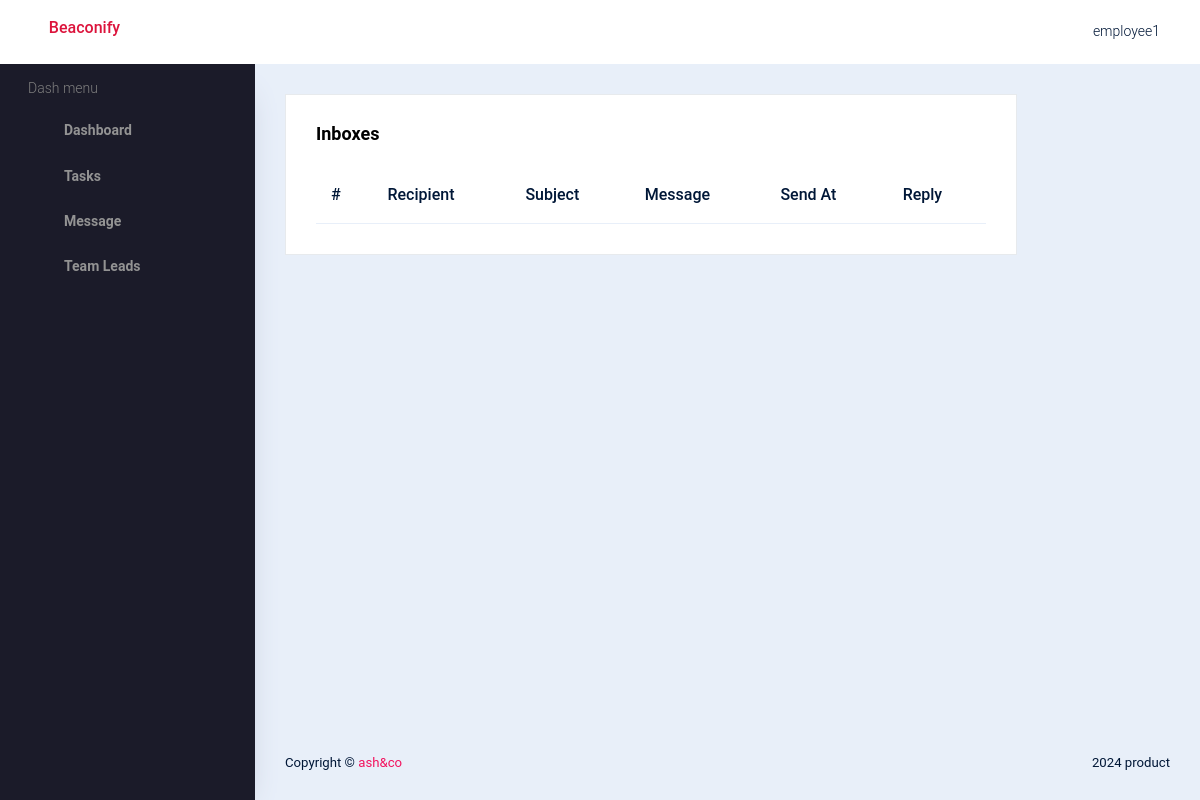
/emp/view-message/ (signed in), run on an earlier commit of the app's database.
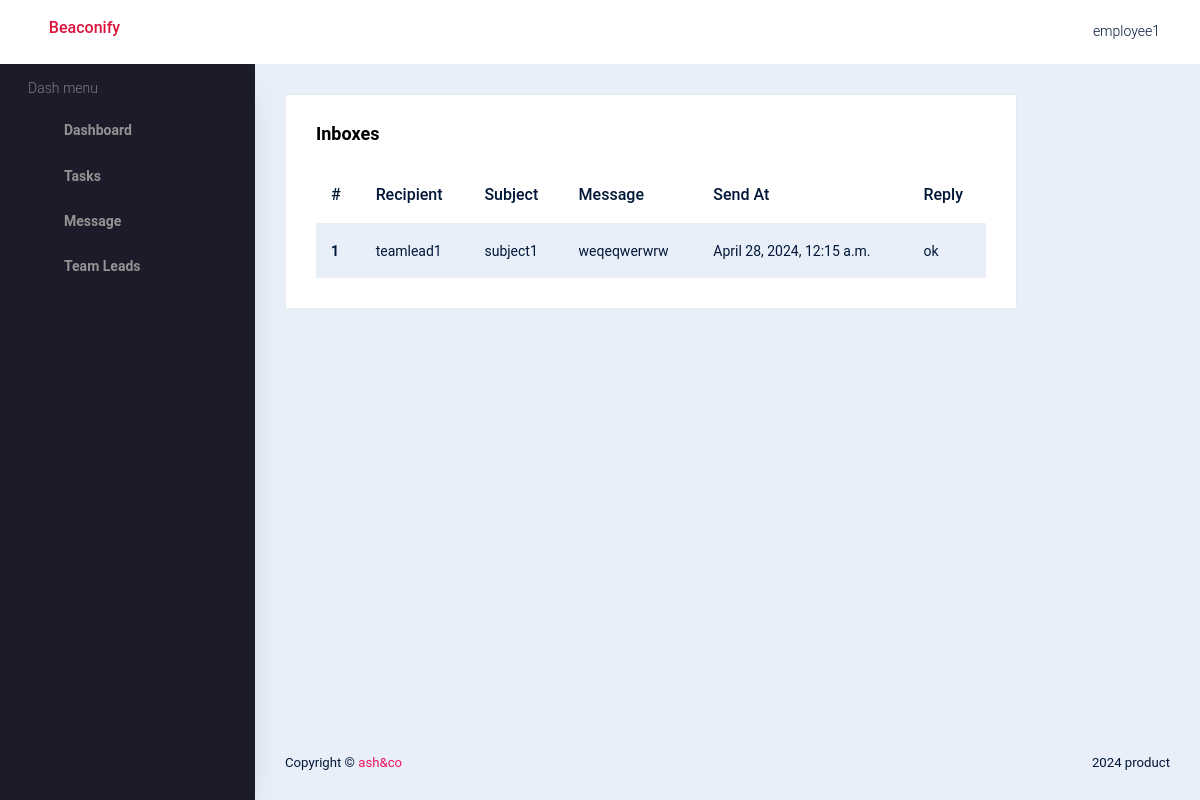
And on a later commit of the database.
### emp_app/models.py (models this page shows)
class Message(BaseModel):
    sender = models.ForeignKey(User, on_delete=models.CASCADE, related_name='sent_messages')
    recipient = models.ForeignKey(User, on_delete=models.CASCADE, related_name='received_messages')
    subject = models.CharField(max_length=200)
    body = models.TextField()
    sent_at = models.DateTimeField(auto_now_add=True)
    reply = models.TextField(null=True, blank=True)

### accounts/models.py (models this page shows)
class User(AbstractBaseUser, PermissionsMixin):
    name = models.CharField(max_length=50, blank=True, null=True)
    username = models.CharField(max_length=50, unique=True, null=True)
    email = models.EmailField(max_length=100, null=True)
    role = models.IntegerField(choices=SELECTROLE)
    uid = models.CharField(max_length=500, unique=True, null=True)
    is_admin = models.BooleanField(default=False)
    is_active = models.BooleanField(default=False)
    is_registered = models.BooleanField(default=False)
    date_joined = models.DateTimeField(auto_now_add=True)
    last_login = models.DateTimeField(auto_now_add=True)
    USERNAME_FIELD = 'username'
    REQUIRED_FIELDS=[]
    objects = UserManager()
    def __str__(self):
        return self.username
    class Meta:
        db_table = "user"

### emp_app/views.py (the view)
# urls.py: path('view-message/',views.view_message,name='view-message'),
@login_required(login_url='sign-in')
def view_message(request):
    data = Message.objects.filter(sender=request.user)
    return render(request,'emptemp/view_message.html',{'data':data})

### templates/emptemp/view_message.html
{% extends 'emptemp/index.html' %}
{% load crispy_forms_tags %}
{% block content %}
<div class="card">
    <div class="card-body">
        <h3 class="card-title">Inboxes</h3>
        <table class="table table-striped">
            <thead>
                <tr>
                    <th scope="col">#</th>
                    <th scope="col">Recipient</th>
                    <th scope="col">Subject</th>
                    <th scope="col">Message</th>
                    <th scope="col">Send At</th>
                    <th scope="col">Reply</th>
                </tr>
            </thead>
            <tbody>
                {% for i in data %}
                <tr>
                    <th scope="row">{{ forloop.counter }}</th>
                    <td>{{i.recipient}}</td>
                    <td>{{i.subject}}</td>
                    <td>{{i.body}}</td>
                    <td>{{i.sent_at}}</td>
                    <td>{% if i.reply == None %}
                        <p>No Reply Yet..</p>
                        {% else %}
                        {{i.reply}}
                        {% endif %}
                    </td>
                </tr>
                {% endfor %}
            </tbody>
        </table>
    </div>
</div>
{% endblock %}

What changed in the data, as far as the page shows it:
added Message: recipient "teamlead1", subject "subject1", body "weqeqwerwrw", sent_at "April 28, 2024, 12:15 a.m.", reply "ok"
